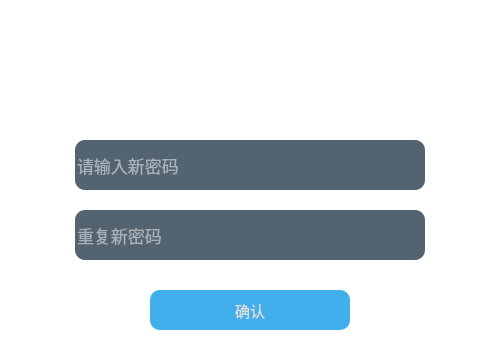
<?xml version="1.0" encoding="UTF-8"?>
<ui version="4.0">
 <class>password</class>
 <widget class="QWidget" name="password">
  <property name="geometry">
   <rect>
    <x>0</x>
    <y>0</y>
    <width>500</width>
    <height>350</height>
   </rect>
  </property>
  <property name="windowTitle">
   <string>Form</string>
  </property>
  <property name="styleSheet">
   <string notr="true">*{
background:rgb(255, 255, 255);
font-size:15px;
font: 9pt &quot;微软雅黑&quot;;
font-style:MingLiU-ExtB;
}
QFrame{
border:sold 10px rgba(0,0,0);
background-image: url(:/assets/loginbackground.png);
}
QLineEdit{
color: rgb(255, 255, 255);
background-color:rgba(64, 83, 97, 230);
font-size:17px;
border-style:outset;
border-radius:10px;
font-style:MingLiU-ExtB;
}
QLineEdit:hover{
color:#8d98a1;
background-color:rgba(64, 83, 97, 80);
}
QLineEdit:focus{
color:#8d98a1;
background-color:rgba(64, 83, 97, 180);
border-style:outset;
border-radius:10px;
font-style:MingLiU-ExtB;
}

QPushButton{
background:rgb(65, 175, 235);
color:rgb(220, 220, 220);
border-style:outset;
border-radius:10px;
font-style:MingLiU-ExtB;
}
QPushButton:hover{
background-color:rgba(80, 190, 250,130);
border-style:inset;
font-style:MingLiU-ExtB;
}
QPushButton:pressed{
background-color:rgba(80, 190, 250,255);
border-style:inset;
font-style:MingLiU-ExtB;
}

QPushButton#hideButton{
background: rgba(255, 255, 255, 0);
color: rgb(255, 255, 255);
font-style:MingLiU-ExtB;
}
QPushButton#hideButton:hover{
background: rgba(212, 212, 212, 100);
color: rgb(255, 255, 255);
font-style:MingLiU-ExtB;
}
QPushButton#hideButton:pressed{
background: rgba(212, 212, 212, 255);
color: rgb(255, 255, 255);
font-style:MingLiU-ExtB;
}
QPushButton#closeButton{
background: rgba(255, 255, 255, 0);
color: rgb(255, 255, 255);
font-style:MingLiU-ExtB;
}
QPushButton#closeButton:hover{
background: rgba(255, 0, 0, 100);
color: rgb(255, 255, 255);
font-style:MingLiU-ExtB;
}
QPushButton#closeButton:pressed{
background: rgba(255, 0, 0, 255);
color: rgb(255, 255, 255);
font-style:MingLiU-ExtB;
}
QCheckBox{
background:rgba(85,170,255,0);
color:white;
font-style:MingLiU-ExtB;
}
QLabel{
background:rgba(85,170,255,0);
color:white;
font-style:MingLiU-ExtB;
font-size:14px;
}
</string>
  </property>
  <widget class="QFrame" name="frame">
   <property name="geometry">
    <rect>
     <x>0</x>
     <y>0</y>
     <width>500</width>
     <height>350</height>
    </rect>
   </property>
   <property name="frameShape">
    <enum>QFrame::StyledPanel</enum>
   </property>
   <property name="frameShadow">
    <enum>QFrame::Raised</enum>
   </property>
   <widget class="QPushButton" name="confirm">
    <property name="geometry">
     <rect>
      <x>150</x>
      <y>290</y>
      <width>200</width>
      <height>40</height>
     </rect>
    </property>
    <property name="text">
     <string>确认</string>
    </property>
   </widget>
   <widget class="QPushButton" name="closeButton">
    <property name="enabled">
     <bool>true</bool>
    </property>
    <property name="geometry">
     <rect>
      <x>470</x>
      <y>0</y>
      <width>31</width>
      <height>28</height>
     </rect>
    </property>
    <property name="text">
     <string>×</string>
    </property>
   </widget>
   <widget class="QLineEdit" name="passw">
    <property name="geometry">
     <rect>
      <x>75</x>
      <y>140</y>
      <width>350</width>
      <height>50</height>
     </rect>
    </property>
    <property name="text">
     <string/>
    </property>
    <property name="placeholderText">
     <string>请输入新密码</string>
    </property>
   </widget>
   <widget class="QLineEdit" name="passw_2">
    <property name="geometry">
     <rect>
      <x>75</x>
      <y>210</y>
      <width>350</width>
      <height>50</height>
     </rect>
    </property>
    <property name="text">
     <string/>
    </property>
    <property name="placeholderText">
     <string>重复新密码</string>
    </property>
   </widget>
   <widget class="QPushButton" name="hideButton">
    <property name="geometry">
     <rect>
      <x>440</x>
      <y>0</y>
      <width>31</width>
      <height>28</height>
     </rect>
    </property>
    <property name="text">
     <string>—</string>
    </property>
   </widget>
   <widget class="QLabel" name="label">
    <property name="geometry">
     <rect>
      <x>125</x>
      <y>40</y>
      <width>250</width>
      <height>91</height>
     </rect>
    </property>
    <property name="text">
     <string>&lt;html&gt;&lt;head/&gt;&lt;body&gt;&lt;p align=&quot;center&quot;&gt;&lt;span style=&quot; font-size:26pt; font-weight:600;&quot;&gt;找回密码&lt;/span&gt;&lt;/p&gt;&lt;p align=&quot;center&quot;&gt;设置新密码&lt;/p&gt;&lt;/body&gt;&lt;/html&gt;</string>
    </property>
   </widget>
  </widget>
 </widget>
 <resources/>
 <connections/>
</ui>
